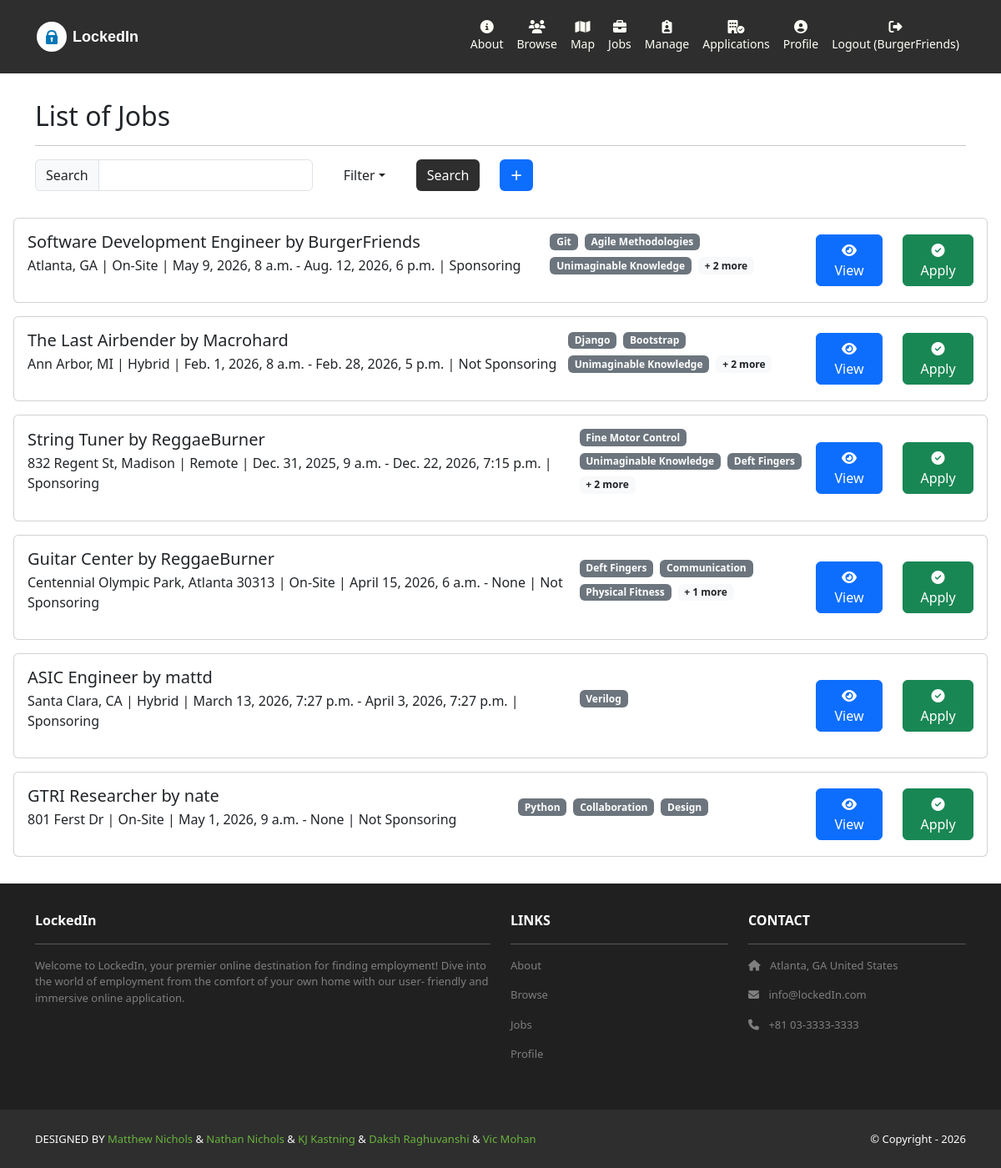
The app's page /jobs/ (signed in) with its own data.
### jobs/models.py (models this page shows, shortened)
class Job(models.Model):
    CLASSIFICATION_CHOICES = [
        ('Remote', 'remote'),
        ('Hybrid', 'hybrid'),
        ('On-Site', 'on-site'),
    ]
    id = models.AutoField(primary_key=True)
    created_at = models.DateTimeField(auto_now_add=True)
    title = models.CharField(help_text="What is the job title?", max_length = 255)
    start_date = models.DateTimeField()
    end_date = models.DateTimeField(blank=True, null=True)
    description = models.TextField()
    recruiter = models.ForeignKey(User, on_delete=models.CASCADE)
    skills = models.TextField(help_text="Required skills(E.g: Project Management, Agile Methodologies, etc.)")
    salary_upper = models.IntegerField()
    salary_lower = models.IntegerField()
    location = models.CharField(help_text="Work location. Can accept address, city/state, etc.", max_length = 255)
    latitude = models.FloatField(null=True)     # determined automatically using geopy, otherwise null
    longitude = models.FloatField(null=True)    # determined automatically using geopy, otherwise null
    classification = models.CharField(help_text="E.g: On-Site, Hybrid, Remote", max_length = 255, choices=CLASSIFICATION_CHOICES)
    isSponsoring = models.BooleanField(help_text="True: for OPT/CPT, F-1, J-1, etc., False: US citizens/Green Card holders")
    def get_skills_list(self):
        return [skill.strip() for skill in self.skills.split(',') if skill.strip()]

### jobs/views.py (the view)
# urls.py: path('', views.index, name='home.index'),
def index(request):
    search_term = request.GET.get('search')
    if search_term:
        jobs = (Job.objects.filter(title__icontains=search_term) | Job.objects.filter(skills__icontains=search_term)).distinct() #distinct needed to ensure that jobs can be found by name OR skills rather than only if both of them overlap
    else:
        jobs = Job.objects.all()
    location = request.GET.get('location','').strip()
    if location:
        jobs = jobs.filter(location__icontains=location)
    classification = request.GET.get('classification','').strip()
    if classification:
        jobs = jobs.filter(classification__icontains=classification)
    min_salary = request.GET.get('min_salary','').strip()
    try:
        min_salary_int = int(min_salary)
        jobs = jobs.filter(salary_upper__gte=min_salary_int) #gte = Upper Salary bound greater than or equal to Minimum Salary. Filters all jobs that have salaries greater than the minimum bound.
    except ValueError:
        pass
    max_salary = request.GET.get('max_salary','').strip()
    try:
        max_salary_int = int(max_salary)
        jobs = jobs.filter(salary_lower__lte=max_salary_int) #lte = Lower Salary bound lesser than or equal to Maximum Salary. Filters all jobs that have lower salaries lesser than the maxmimum bound. Both values ensure the Jobs displayed fall within the filter bounds
    except ValueError:
        pass
    sponsorship = request.GET.get('sponsorship','').strip()
    if sponsorship == "Sponsoring":
        jobs = jobs.filter(isSponsoring=True)
    elif sponsorship == "Not Sponsoring":
        jobs = jobs.filter(isSponsoring=False)
    skills_input = request.GET.get('skills','').strip()
    if skills_input:
        skills_list = [skill.strip() for skill in skills_input.split(',') if skill.strip()]
        for skill in skills_list:
            jobs = jobs.filter(skills__icontains=skill)
    template_data = {}
    template_data['title'] = 'Job Listings'
    template_data['jobs'] = jobs
    return render(request, 'jobs/index.html',
                  {'template_data': template_data})

### jobs/templates/jobs/index.html (shortened to what this page needs)
{% extends 'base.html'%}
{% block content %}
<div class="p-3">
  <div class="container">
    <div class="row mt-3">
      <div class="col mx-auto mb-3">
        <h2>List of Jobs</h2>
        <hr />
        <p class="card-text">
          <form method="GET">
            <div class="row">
              <div class="col-auto">
                <div class="input-group col-auto">
                  <div class="input-group-text">Search</div>
                  <input type="text" class="form-control" name="search">
                </div>
              </div>
              <div class="col-auto">
                <div class="dropdown">
                    <button class="btn btn-dark-outline dropdown-toggle" data-bs-toggle="dropdown" type="button">Filter</button>
                </div>
              </div>
              <div class="col-auto">
                <button class="btn bg-dark text-white" type="submit">Search</button>
              </div>
              {% if user.is_authenticated and user.profile.role == 'recruiter' %}
                <div class="col-auto align-items-right">
                 <a href="{% url 'jobs.post' %}" class="btn bg-primary text-white d-flex flex-column align-items-center justify-content-right">
                    <span class="fs-4 lh-1">+</span>
                  </a>
                </div>
              {%endif%}
            </div>
          </form>
        </p>
     </div>
      </div>
    </div>
    <div class="col">
      {% for job in template_data.jobs %}
      <div class="col-12 mb-3">
        <div class="card w-100">
          <div class="card-body d-flex justify-content-between align-items-center">
            <div>
                <h5 class="mb-1">{{job.title}} by {{job.recruiter}}</h5>
                <p>
                    {{job.location}} | {{job.classification}} | {{job.start_date}} - {{job.end_date}} | {% if job.isSponsoring == True %}Sponsoring{% else %} Not Sponsoring {% endif %}
                </p>
            </div>
            <div class="col-3 mb-3 mb-0">
              <div class="d-flex flex-wrap gap-2">
                {% for s in job.get_skills_list|slice:":3" %}
                  <span class="badge bg-secondary">{{ s }}</span>
                {% endfor %}
                {% if job.get_skills_list|length > 3 %}
                    <span class="badge bg-light text-dark">+ {{ job.get_skills_list|length|add:"-3" }}  more</span>
                {% endif %}
              </div>
            </div>
            <div class="col-2 ">
              <div class="d-flex gap-4 justify-content-end">
                <a href="{% url 'jobs.listing' id=job.id %}"
                  class="btn btn-primary text-white">
                  <i class="fas fa-eye"></i> View
                </a>
                <a href="{% url 'jobs.apply' id=job.id %}" class="btn btn-success text-white">
                  <i class="fa fa-check-circle" ></i> Apply
                </a>
              </div>
            </div>
          </div>
        </div>
      </div>
      {% endfor %}
    </div>
  </div>
</div>
{% endblock content %}

### lockedin/templates/base.html (shortened to what this page needs)
<!DOCTYPE html>
<html>
  {% load static %}
  <head>
    <link href=
      "https://cdn.jsdelivr.net/npm/bootstrap@5.3.3/dist/css/bootstrap.min.css" rel="stylesheet"
>
    <link rel= "stylesheet"  href= "https://cdnjs.cloudflare.com/ajax/libs/font-awesome/6.1.1/css/all.min.css">
    <link rel="stylesheet" type="text/css"
        href="{% static 'css/style.css' %}">
  </head>
  <body>
    <nav class="p-3 navbar navbar-dark bg-dark
         navbar-expand-lg">
      <div class="container">
        <a class="navbar-brand"
           href="{% url 'home.index' %}">
          <svg width="180" height="40" viewBox="0 0 180 40" xmlns="http://www.w3.org/2000/svg">
            <text x="45" y="26" font-family="Arial, sans-serif" font-size="18" font-weight="700" fill="#ffffff">LockedIn</text>
          </svg>
        </a>
        <div class="navbar-nav ms-auto navbar-ml">
            <a class="nav-link text-center" href="{% url 'home.about' %}">
              <i class="fa-solid fa-circle-info d-block"></i>
              <small>About</small></a>
            <a class="nav-link text-center" href="{% url 'profiles.list' %}">
              <i class="fas fa-users d-block"></i>
              <small>Browse</small>
            </a>
            {% if user.is_authenticated %}
                <a class="nav-link text-center" href="{% url 'jobs.map' %}">
                  <i class="fa-solid fa-map d-block"></i>
                  <small>Map</small>
                </a>
                <a class="nav-link text-center" href="{% url 'jobs.index' %}">
                  <i class="fa-solid fa-briefcase d-block"></i>
                  <small>Jobs</small>
                </a>
                {% if user.profile.role == 'recruiter' %}
                  <a class="nav-link text-center" href="{% url 'jobs.recruiter_dashboard' %}">
                    <i class="fa-solid fa-clipboard-user d-block"></i>
                    <small>Manage</small>
                  </a>
                {% endif %}
                <a class="nav-link text-center" href="{% url 'jobs.applications' %}">
                  <i class="fa-solid fa-building-circle-check d-block"></i>
                  <small>Applications</small>
                </a>
                <a class="nav-link text-center" href="{% url 'profiles.my_profile' %}">
                  <i class="fas fa-user-circle d-block"></i>
                  <small>Profile</small>
                </a>
                <a class="nav-link text-center" href="{% url 'accounts.logout' %}">
                  <i class="fa-solid fa-right-from-bracket d-block"></i>
                  <small>Logout ({{ user.username }})</small>
                </a>
            {% endif %}
        </div>
      </div>
    </nav>
    <div>
      {% block content %}
      {% endblock content %}
    <section class="p-3 ms-footer d-none d-md-block">
      <div class="container">
        <div class="row mt-3 text-white">
          <div class="col-md-6 col-lg-6 col-xl-6 mx-auto mb-4">
            <b>LockedIn</b>
            <hr />
            <p>
              Welcome to LockedIn, your premier online
              destination for finding employment!
              Dive into the world of employment from the
              comfort of your own home with our user-
              friendly and immersive online application.
            </p>
          </div>
          <div class="col-md-3 col-lg-3 col-xl-3 mx-auto mb-4">
            <b>LINKS</b>
            <hr />
            <p><a class="nav-link"
              href="{% url 'home.about' %}">
              About
            </a></p>
            <p><a class="nav-link"
              href="{% url 'profiles.list' %}">
              Browse
            </a></p>
            {% if user.is_authenticated %}
            <p><a class="nav-link"
              href="{% url 'home.about' %}">
              Jobs
            </a></p>
            <p><a class="nav-link"
              href="{% url 'profiles.my_profile' %}">
              Profile
            </a></p>
            {% endif %}
          </div>
          <div class="col-md-3 col-lg-3 col-xl-3 mx-auto mb-4">
            <b>CONTACT</b>
            <hr />
            <p><i class="fas fa-home me-2"></i>
              Atlanta, GA United States
            </p>
            <p><i class="fas fa-envelope me-2"></i>
              info@lockedIn.com
            </p>
            <p><i class="fas fa-phone me-2"></i>
              +81 03-3333-3333
            </p>
          </div>
        </div>
      </div>
    </section>
    <section class="p-3 ms-footer-bottom bg-dark">
      <div class="container d-flex
           justify-content-between">
        <div class="me-5 text-white">
          <span>DESIGNED BY
            <a href="https://github.com/StealthyFearZ/lockedin"
            target="_blank">Matthew Nichols</a> &
            <a href="https://github.com/StealthyFearZ/lockedin"
            target="_blank">Nathan Nichols</a> &
            <a href="https://github.com/StealthyFearZ/lockedin"
            target="_blank">KJ Kastning</a> &
            <a href="https://github.com/StealthyFearZ/lockedin"
            target="_blank">Daksh Raghuvanshi</a> &
            <a href="https://github.com/StealthyFearZ/lockedin"
            target="_blank">Vic Mohan</a>
          </span>
        </div>
        <div class="text-white">
          <span>© Copyright - 2026</span>
        </div>
      </div>
    </section>
  </body>
</html>

### lockedin/static/css/style.css (style rules this page uses)
.bg-primary { background-color: #0d6efd !important; }
.navbar a.nav-link { color: #FFFEF6 !important; }
.bg-dark { background-color: #2E2E2E !important; }
.ms-footer { background-color: #202020; }
.ms-footer p { color: #7F7F7F; font-size: 13px; }
.ms-footer-bottom span { font-size: 13px; line-height: 38px; }
.ms-footer-bottom a { color: #6ab43e; text-decoration: none; }

### records on screen
Job: title "Software Development Engineer", recruiter "BurgerFriends", location "Atlanta, GA", classification "On-Site", start_date "May 9, 2026, 8 a.m.", end_date "Aug. 12, 2026, 6 p.m.", isSponsoring "Sponsoring", get_skills_list "Git" "Agile Methodologies" "Unimaginable Knowledge", get_skills_list|length "2"
Job: title "The Last Airbender", recruiter "Macrohard", location "Ann Arbor, MI", classification "Hybrid", start_date "Feb. 1, 2026, 8 a.m.", end_date "Feb. 28, 2026, 5 p.m.", isSponsoring "Not Sponsoring", get_skills_list "Django" "Bootstrap" "Unimaginable Knowledge", get_skills_list|length "2"
Job: title "String Tuner", recruiter "ReggaeBurner", location "832 Regent St, Madison", classification "Remote", start_date "Dec. 31, 2025, 9 a.m.", end_date "Dec. 22, 2026, 7:15 p.m.", isSponsoring "Sponsoring", get_skills_list "Fine Motor Control" "Unimaginable Knowledge" "Deft Fingers", get_skills_list|length "2"
Job: title "Guitar Center", recruiter "ReggaeBurner", location "Centennial Olympic Park, Atlanta 30313", classification "On-Site", start_date "April 15, 2026, 6 a.m.", end_date "None", isSponsoring "Not Sponsoring", get_skills_list "Deft Fingers" "Communication" "Physical Fitness", get_skills_list|length "1"
Job: title "ASIC Engineer", recruiter "mattd", location "Santa Clara, CA", classification "Hybrid", start_date "March 13, 2026, 7:27 p.m.", end_date "April 3, 2026, 7:27 p.m.", isSponsoring "Sponsoring", get_skills_list "Verilog"
Job: title "GTRI Researcher", recruiter "nate", location "801 Ferst Dr", classification "On-Site", start_date "May 1, 2026, 9 a.m.", end_date "None", isSponsoring "Not Sponsoring", get_skills_list "Python" "Collaboration" "Design"

### other values on screen
{{ user.username }} "BurgerFriends"
